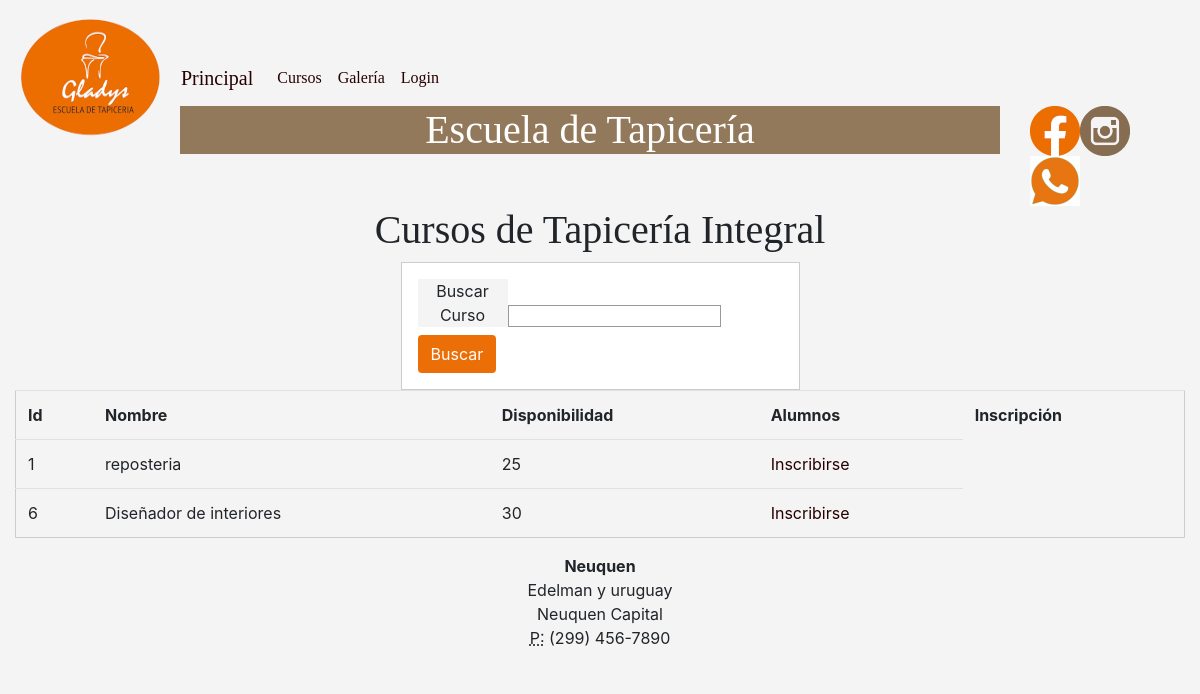
The page /cursos.php on the database its author committed.
### tables this page shows
CREATE TABLE `curso` (
  `id` int(11) NOT NULL AUTO_INCREMENT,
  `nombre` varchar(45) NOT NULL,
  `cupo` int(11) NOT NULL,
  PRIMARY KEY (`id`)
);

### Clases/Curso.php (called while the page is built, shortened)
<?php
class Curso {
public static function todosLosCursos():array
{
    $conn=Db::getConexion();
    $sql='SELECT * FROM curso';
    $pst=$conn->query($sql);
    $pst->execute();
    $res=$pst->fetchAll();
    return $res;
}
}

### cursos.php (the view, shortened to what this page needs)
<?php
require_once './paginas/header.php';
require_once './Clases/Curso.php';
?>
<div class="row">
      <h1 class="mx-auto"> Cursos de Tapicería Integral</h1>
</div>
<div class="row">
        <div class="col-md-3"></div>
        <div class="col-md-6">
    <form >
          <label class="">Buscar Curso</label><input name="buscarCurso">
          <button class="btn naranja" name="submit">Buscar</button>
      </form>
        </div>
                <div class="col-md-3"></div>
</div>
    <div class="row">
        <div class="col-md-12">
                    <table class="table">
                        <th>Id</th><th>Nombre</th> <th>Disponibilidad</th><th>Alumnos</th><th>Inscripción</th><?php if(isset($_SESSION['usuario'])){echo"<th>Borrar</th>";}?>
                <?php
                if(isset($_GET['submit'])&& ($_GET['buscarCurso'])!==''){
                    $cursos= Curso::buscarCurso($_GET['buscarCurso']);
                }else{
                    $cursos= Curso::todosLosCursos();
                }
                if(isset($_SESSION['usuario'])){
                foreach($cursos as $losCursos)
                {
                    echo "<tr><td>{$losCursos['id']}</td>"
                    . "<td>{$losCursos['nombre']}</td>"
                    . "<td>{$losCursos['cupo']}</td>"
                    . "<td><a href='listadoAlumnos.php?delIdAlumnos={$losCursos['id']}'>Alumnos inscriptos</a></td>"
                    . "<td><a href='altaAlumno.php?delId={$losCursos['id']}'>Inscribirse</a></td>"
                    . "<td><a href='borrarCurso.php?delId={$losCursos['id']}'> Borrar</a></td></tr>";
                }
                } else {
                    foreach($cursos as $losCursos)
                {
                    echo "<tr><td>{$losCursos['id']}</td>"
                    . "<td>{$losCursos['nombre']}</td>"
                    . "<td>{$losCursos['cupo']}</td><td><a href='altaAlumno.php?delId={$losCursos['id']}'>Inscribirse</a></td>";
                }
                }
                ?>
            </table>
        </div>
    </div>
<?php
require_once 'paginas/footer.php';
?>

### css/style.css (style rules this page uses)
* { background-color: #f4f4f4; }
.naranja { background-color:#ec6e06; color:white; }
form,input,textarea { background-color: white; }
a ,h4,p { color:#260101; }
.rosa { background-color: #fdead2; }
h1,h2,h5 { font-family: pt serif; }
form ,table,div>h3 { margin: 0 auto; width: 70%; padding: 1em; border: 1px solid #CCC; }
label { display: inline-block; width: 90px; text-align: center; }
input { font: 1em sans-serif; width: auto; -moz-box-sizing: border-box; box-sizing: border-box; border: 1px solid #999; }

### rows shown on the page
curso: id "1", nombre "reposteria", cupo "25"
curso: id "6", nombre "Diseñador de interiores", cupo "30"
